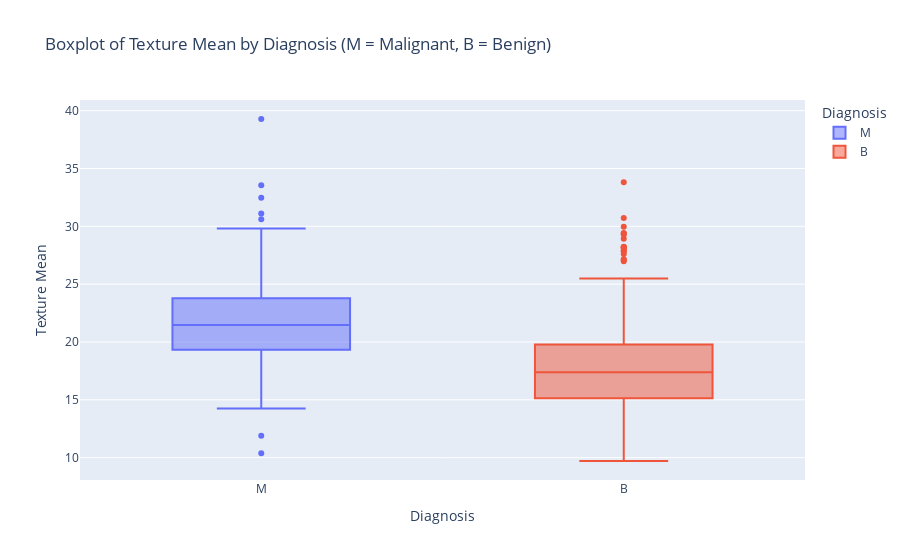

Source (notebook cell):
### Markdown cell above
### Box Plot to Compare 'Texture Mean' Across Diagnoses

### Code cell
fig = px.box(df, 
             x='diagnosis', 
             y='texture_mean', 
             color='diagnosis',
             title='Boxplot of Texture Mean by Diagnosis (M = Malignant, B = Benign)',
             labels={'diagnosis': 'Diagnosis', 'texture_mean': 'Texture Mean'})

fig.show()

### Figure 1 — Plotly figure (JSON) as saved in the notebook; plotly's stock layout.template omitted (floating-point values rounded to 4 significant figures; data arrays with more than 128 entries replaced by an {"elided": "..."} marker saying what was removed)
{"data": [{"alignmentgroup": "True", "hovertemplate": "Diagnosis=%{x}<br>Texture Mean=%{y}<extra></extra>", "legendgroup": "M", "marker": {"color": "#636efa"}, "name": "M", "notched": false, "offsetgroup": "M", "orientation": "v", "showlegend": true, "type": "box", "x": {"elided": "212 str values"}, "x0": " ", "xaxis": "x", "y": {"elided": "212 float values"}, "y0": " ", "yaxis": "y"}, {"alignmentgroup": "True", "hovertemplate": "Diagnosis=%{x}<br>Texture Mean=%{y}<extra></extra>", "legendgroup": "B", "marker": {"color": "#EF553B"}, "name": "B", "notched": false, "offsetgroup": "B", "orientation": "v", "showlegend": true, "type": "box", "x": {"elided": "357 str values"}, "x0": " ", "xaxis": "x", "y": {"elided": "357 float values"}, "y0": " ", "yaxis": "y"}], "layout": {"boxmode": "overlay", "legend": {"title": {"text": "Diagnosis"}, "tracegroupgap": 0}, "title": {"text": "Boxplot of Texture Mean by Diagnosis (M = Malignant, B = Benign)"}, "xaxis": {"anchor": "y", "categoryarray": ["M", "B"], "categoryorder": "array", "domain": [0, 1], "title": {"text": "Diagnosis"}}, "yaxis": {"anchor": "x", "domain": [0, 1], "title": {"text": "Texture Mean"}}}}
